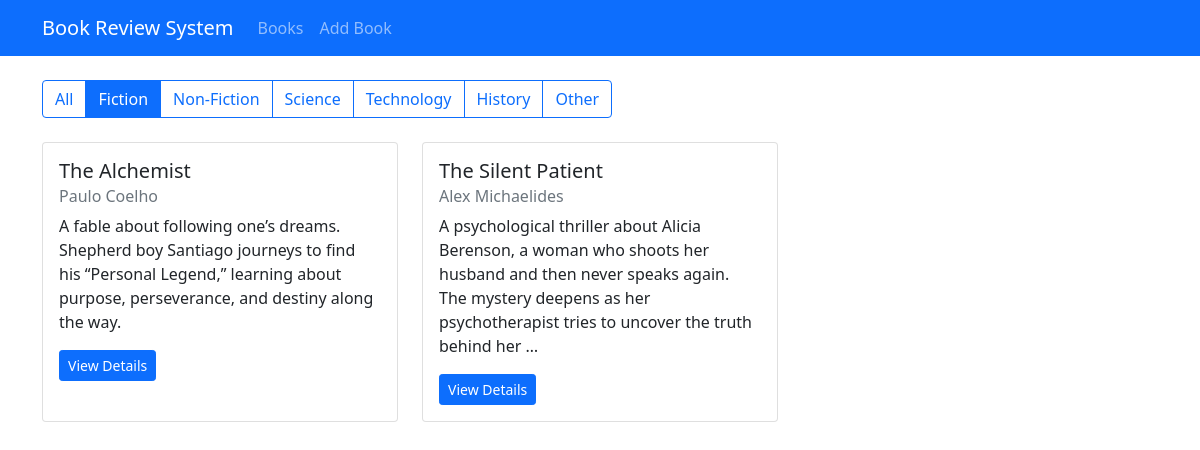
The page /?genre=fiction on the database its author committed.
### book/models.py (models this page shows, shortened)
class Book(models.Model):
    GENRE_CHOICHES = [
        ('fiction','Fiction'),
        ('non_fiction','Non_Fiction'),
        ('science','Science'),
        ('technology','Technology'),
        ('history','History'),
        ('other','Other'),
    ]
    title = models.CharField(max_length=200)
    author = models.CharField(max_length=200)
    description = models.TextField()
    genre = models.CharField(max_length=20,choices=GENRE_CHOICHES)
    isbn = models.CharField('ISBN',max_length=20,unique=True)
    publication_date = models.DateField()
    average_rating = models.DecimalField(
        max_digits=3,
        decimal_places=2,
        validators=[MinValueValidator(0), MaxValueValidator(5)],
        default=0
    )
    created_at = models.DateField(auto_now_add=True)
    updated_at = models.DateField(auto_now=True)

### book/views.py (the view)
# urls.py: path('', views.book_list,name='book_list'),
def book_list(request):
    genre = request.GET.get('genre')
    if genre:
        books = Book.objects.filter(genre=genre).order_by('-created_at')
    else:
        books = Book.objects.all().order_by('-created_at')
    return render(request,'book/book_list.html',{'books':books})

### book/templates/book/book_list.html (shortened to what this page needs)
{% extends "book/base.html" %}
{% block content %}
<div class="row mb-4">
    <div class="col">
        <div class="btn-group">
            <a href="{% url "book_list" %}" class="btn btn-outline-primary {% if not request.GET.genre %}active{% endif %}">All</a>
            <a href="?genre=fiction" class="btn btn-outline-primary {% if request.GET.genre == 'fiction' %}active{% endif %}">Fiction</a>
            <a href="?genre=non_fiction" class="btn btn-outline-primary {% if  request.GET.genre == 'non_fiction' %}active{% endif %}">Non-Fiction</a>
            <a href="?genre=science" class="btn btn-outline-primary {% if  request.GET.genre == 'science' %}active{% endif %}">Science</a>
            <a href="?genre=technology" class="btn btn-outline-primary {% if  request.GET.genre == 'technology' %}active{% endif %}">Technology</a>
            <a href="?genre=history" class="btn btn-outline-primary {% if  request.GET.genre == 'history' %}active{% endif %}">History</a>
            <a href="?genre=other" class="btn btn-outline-primary {% if  request.GET.genre == 'other' %}active{% endif %}">Other</a>
        </div>
    </div>
</div>
<div class="row row-cols-1 row-cols-md-3 g-4">
    {% for book in books %}
    <div class="col">
        <div class="card h-100">
            <div class="card-body">
                <h5 class="card-title"> {{book.title}} </h5>
                <h6 class="card-subtitle mb-2 text-muted"> {{book.author}} </h6>
                <p class="card-text"> {{book.description|truncatewords:30}} </p>
                <div class="d-flex justify-content-between align-items-center">
                    <a href="{% url 'book_detail' book.pk %}" class="btn btn-sm btn-primary">View Details</a>
                </div>
            </div>
        </div>
    </div>
    {% empty %}
    <div class="col-12">
        <p>No books found.</p>
    </div>
    {% endfor %}
</div>
{% endblock content %}

### rows shown on the page
Book: title "The Alchemist", author "Paulo Coelho", description "A fable about following one’s dreams. Shepherd boy Santiago journeys to find his “Personal Legend,” learning about purpose, perseverance, and destiny along the way."
Book: title "The Silent Patient", author "Alex Michaelides", description "A psychological thriller about Alicia Berenson, a woman who shoots her husband and then never speaks again. The mystery deepens as her psychotherapist tries to uncover the truth behind her …"
